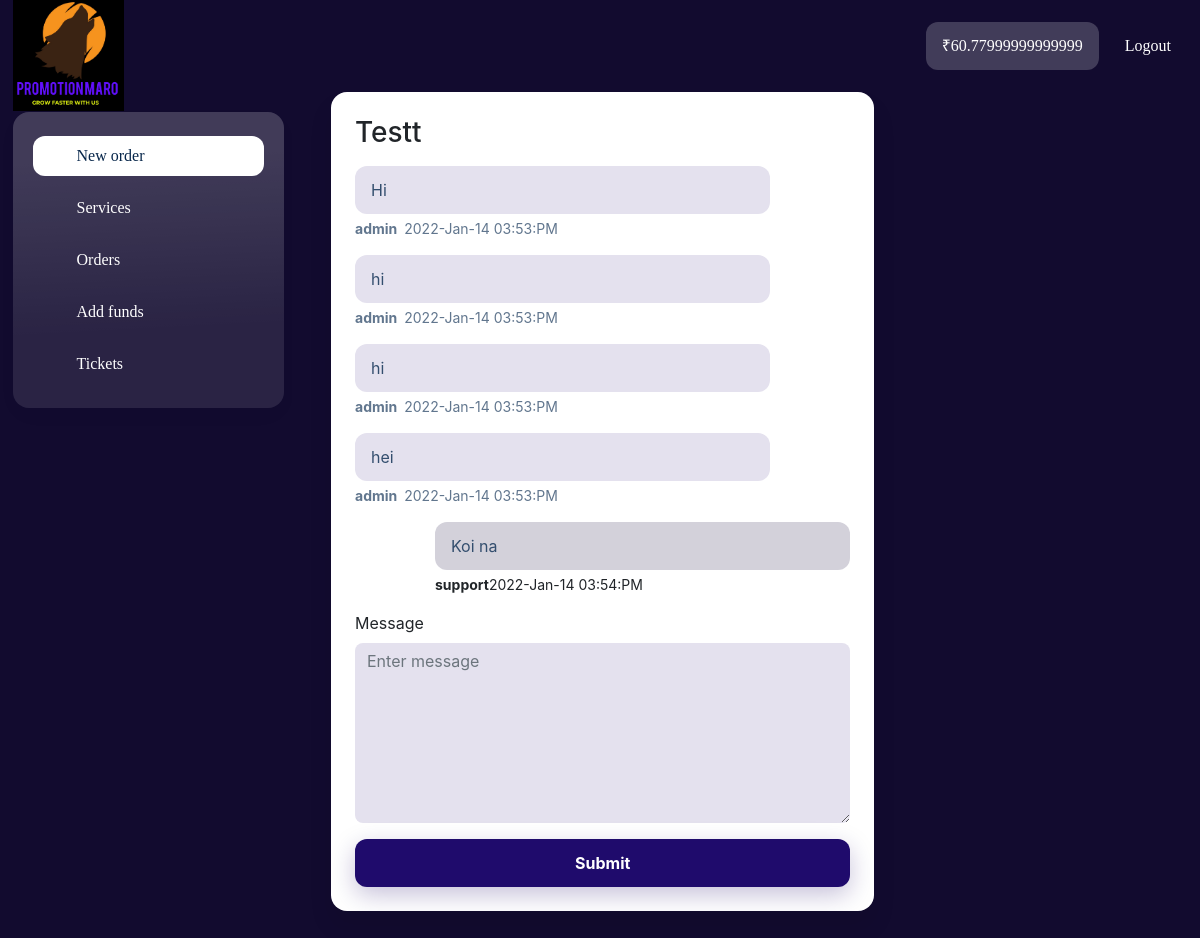
The page /view_ticket/3 (signed in) on the database its author committed.
### authapp/models.py (models this page shows, shortened)
class User(AbstractUser):
    name = models.CharField(max_length=100, blank=True)
    phone = models.CharField(max_length=100, blank=True)
    USERNAME_FIELD = 'username'
    REQUIRED_FIELDS = ['name']

class AccountBalance(models.Model):
    user = OneToOneField(User, on_delete=models.CASCADE)
    money = models.FloatField(default=0.00)
    updated = models.DateTimeField(auto_now_add=True)

### services/models.py (models this page shows, shortened)
class TicketsModel(models.Model):
    user = models.ForeignKey(User, on_delete=models.CASCADE)
    subject = models.CharField(max_length=400, blank=True, null=True)
    status = models.CharField(choices=MESSAGE_STATUS,
                              max_length=20,
                              default="Pending")
    created = models.DateTimeField(auto_now_add=True)
    last_updated = models.DateTimeField(auto_now=True)
    class Meta:
        verbose_name = "Ticket"

class MessageModel(models.Model):
    ticket = models.ForeignKey(TicketsModel, on_delete=models.CASCADE)
    user = models.ForeignKey(User,
                             on_delete=models.CASCADE,
                             blank=True,
                             null=True)
    message = models.CharField(max_length=200, null=True, blank=True)
    timestamp = models.DateTimeField(auto_now_add=True)
    class Meta:
        verbose_name = "Message"

### services/views.py (the view)
# urls.py: path('view_ticket/<int:id>', view_tickets, name="view_ticket"),
def view_tickets(request, id=None):
    ticket = TicketsModel.objects.get(id=id)
    if request.method == "POST":
        message = request.POST.get('message', None)
        message_create = MessageModel.objects.create(user=request.user,
                                                     message=message,
                                                     ticket=ticket)
        return redirect(reverse("view_ticket", kwargs={"id": id}))
    messages = MessageModel.objects.filter(ticket=ticket).order_by('timestamp')
    return render(request, "view_tickets.html", {
        "messages": messages,
        "ticket": ticket
    })

### services/templates/view_tickets.html (shortened to what this page needs)
{% extends 'base.html' %}
{% block content %}
<div class="wrapper wrapper-sidebar-navbar">
    {% include 'components/dashboard_leftsidebar.html' %}
    <div class="wrapper-content">
        <div class="wrapper-content__body">
            <div id="block_23">
                <div class="ticket-dialog">
                    <div class="divider-top"></div>
                    <div class="divider-bottom"></div>
                    <div class="container-fluid">
                        <div class="row px-lg-4 ticket-dialog__alignment">
                            <div class="col-lg-8">
                                <div class="component_card">
                                    <div class="card">
                                        <div>
                                            <div class="ticket-dialog__title">
                                                <h3>{{ticket.subject}}</h3>
                                            </div>
                                            <div
                                                class="ticket-dialog__body component_ticket_messages"
                                            >
                                                <div class="">
                                                    {% for message in messages %}
                                                    {% if message.user ==  null %}
                                                    <div
                                                        class="ticket-dialog__row ticket-dialog__row-admin"
                                                    >
                                                        <div
                                                            class="ticket-dialog__row-message"
                                                        >
                                                           {{message.message}}
                                                        </div>
                                                        <div
                                                            class="ticket-dialog__row-bottom"
                                                        >
                                                            <div
                                                                class="ticket-dialog__row-bottom-name"
                                                            >
                                                                support
                                                            </div>
                                                            <div
                                                                class="ticket-dialog__row-bottom-date"
                                                            >
                                                                {{message.timestamp|date:"Y-M-d h:i:A"}}
                                                            </div>
                                                        </div>
                                                    </div>
                                                    {% else %}
                                                    <div
                                                        class="ticket-dialog__row ticket-dialog__row-user"
                                                    >
                                                        <div
                                                            class="ticket-dialog__row-message"
                                                        >
                                                        {{message.message}}
                                                        </div>
                                                        <div
                                                            class="ticket-dialog__row-bottom"
                                                        >
                                                            <div
                                                                class="ticket-dialog__row-bottom-name"
                                                            >
                                                                {{message.user.name}}
                                                            </div>
                                                            <div
                                                                class="ticket-dialog__row-bottom-date"
                                                            >
                                                            {{message.timestamp|date:"Y-M-d h:i:A"}}
                                                            </div>
                                                        </div>
                                                    </div>
                                                    {% endif %}
                                                    {% endfor %}
                                                </div>
                                            </div>
                                            <div
                                                class="ticket-dialog__footer component_form_group"
                                            >
                                                <form method="post" action="{% url 'view_ticket' ticket.id %}">
                                                    <div class="">
                                                        <div class="form-group">
                                                            <label
                                                                >Message</label
                                                            >
                                                            <textarea
                                                                class="form-control"
                                                                rows="7"
                                                                name="message"
                                                                placeholder="Enter message"
                                                            ></textarea>
                                                        </div>
                                                    </div>
                                                    <div
                                                        class="component_button_submit"
                                                    >
                                                        <div class="">
                                                            <button
                                                                class="btn btn-block btn-primary"
                                                                type="submit"
                                                            >
                                                                Submit
                                                            </button>
                                                        </div>
                                                    </div>
                                                </form>
                                            </div>
                                        </div>
                                    </div>
                                </div>
                            </div>
                        </div>
                    </div>
                </div>
            </div>
        </div>
    </div>
</div>
{% endblock content %}

### dashboard/templates/components/dashboard_leftsidebar.html (shortened to what this page needs)
{% load static %} {% load get_account_pay   %}
<div id="block_34" class="component_private_navbar">
    <span class="component_private_navbar">
        <div class="component-navbar-private__wrapper">
            <div
                class="sidebar-block__top-static component-navbar component-navbar__navbar-private editor__component-wrapper"
            >
                <div>
                    <nav class="navbar navbar-expand-lg navbar-light">
                        <div
                            class="collapse navbar-collapse"
                            id="navbar-collapse-34"
                        >
                            <div class="d-flex component-navbar-collapse">
                                <ul class="navbar-nav navbar-nav-currencies">
                                    <li
                                        class="nav-item d-flex align-items-center component-navbar-nav-item component-navbar-private-nav-item component-navbar-balance-wrap__navbar-private"
                                    >
                                        <a
                                            class="component-navbar-balance-item__navbar-private"
                                            >₹{% get_account_balance user %}
                                        </a>
                                    </li>
                                </ul>
                                <ul class="navbar-nav">
                                    <li
                                        class="nav-item component-navbar-nav-item component-navbar-private-nav-item"
                                    >
                                        <a
                                            class="component-navbar-nav-link component-navbar-nav-link__navbar-private"
                                            href="{% url 'logout' %}"
                                            >Logout</a
                                        >
                                    </li>
                                </ul>
                            </div>
                        </div>
                    </nav>
                </div>
            </div>
        </div>
    </span>
    <span class="component_private_sidebar">
        <div class="component-sidebar_wrapper">
            <div
                class="sidebar-block__left component-sidebar component-sidebar-with-navbar editor__component-wrapper component_private_navbar"
            >
                <div class="component-sidebar__menu-wrapper">
                    <div class="sidebar-block__top-brand">
                        <div class="component-navbar-logo">
                            <a href="{% url 'dashboard' %}">
                                <img
                                    src="{% static 'images/logobest.jpeg' %}"
                                    class="sidebar-block__top-logo"
                                    alt=""
                                    title=""
                                />
                            </a>
                        </div>
                    </div>
                    <ul
                        class="component-sidebar__menu sidebar-block__left-menu"
                    >
                        <li
                            class="component-sidebar__menu-item component-sidebar__menu-item-active"
                        >
                            <a
                                class="component-sidebar__menu-item-link"
                                href="{% url 'dashboard' %}"
                            >
                                <span class="sidebar-block__menu-item-icon">
                                    <span class="fas fa-cart-plus"></span>
                                </span>
                                <span class="component-sidebar__menu-item-name"
                                    >New order</span
                                >
                            </a>
                        </li>
                        <li class="component-sidebar__menu-item">
                            <a
                                class="component-sidebar__menu-item-link"
                                href="{% url 'services' %}"
                            >
                                <span class="sidebar-block__menu-item-icon">
                                    <span class="fad fa-bars"></span>
                                </span>
                                <span class="component-sidebar__menu-item-name"
                                    >Services</span
                                >
                            </a>
                        </li>
                        <li class="component-sidebar__menu-item">
                            <a
                                class="component-sidebar__menu-item-link"
                                href="{% url 'orders' %}"
                            >
                                <span class="sidebar-block__menu-item-icon">
                                    <span class="fas fa-bags-shopping"></span>
                                </span>
                                <span class="component-sidebar__menu-item-name"
                                    >Orders</span
                                >
                            </a>
                        </li>
                        <li class="component-sidebar__menu-item">
                            <a
                                class="component-sidebar__menu-item-link"
                                href="{% url 'add_funds' %}"
                            >
                                <span class="sidebar-block__menu-item-icon">
                                    <span class="fab fa-cc-amazon-pay"></span>
                                </span>
                                <span class="component-sidebar__menu-item-name"
                                    >Add funds</span
                                >
                            </a>
                        </li>
                        <li class="component-sidebar__menu-item">
                            <a
                                class="component-sidebar__menu-item-link"
                                href="{% url 'tickets' %}"
                            >
                                <span class="sidebar-block__menu-item-icon">
                                    <span class="fas fa-ticket-alt"></span>
                                </span>
                                <span class="component-sidebar__menu-item-name"
                                    >Tickets</span
                                >
                            </a>
                        </li>
                    </ul>
                </div>
            </div>
        </div>
    </span>
</div>

### rows shown on the page
User: is_active+password+id "60.77999999999999"
TicketsModel: subject "Testt"
MessageModel: message "Hi", user.name "admin", timestamp "2022-Jan-14 03:53:PM"
MessageModel: message "hi", user.name "admin", timestamp "2022-Jan-14 03:53:PM"
MessageModel: message "hi", user.name "admin", timestamp "2022-Jan-14 03:53:PM"
MessageModel: message "hei", user.name "admin", timestamp "2022-Jan-14 03:53:PM"
MessageModel: message "Koi na", timestamp "2022-Jan-14 03:54:PM"
